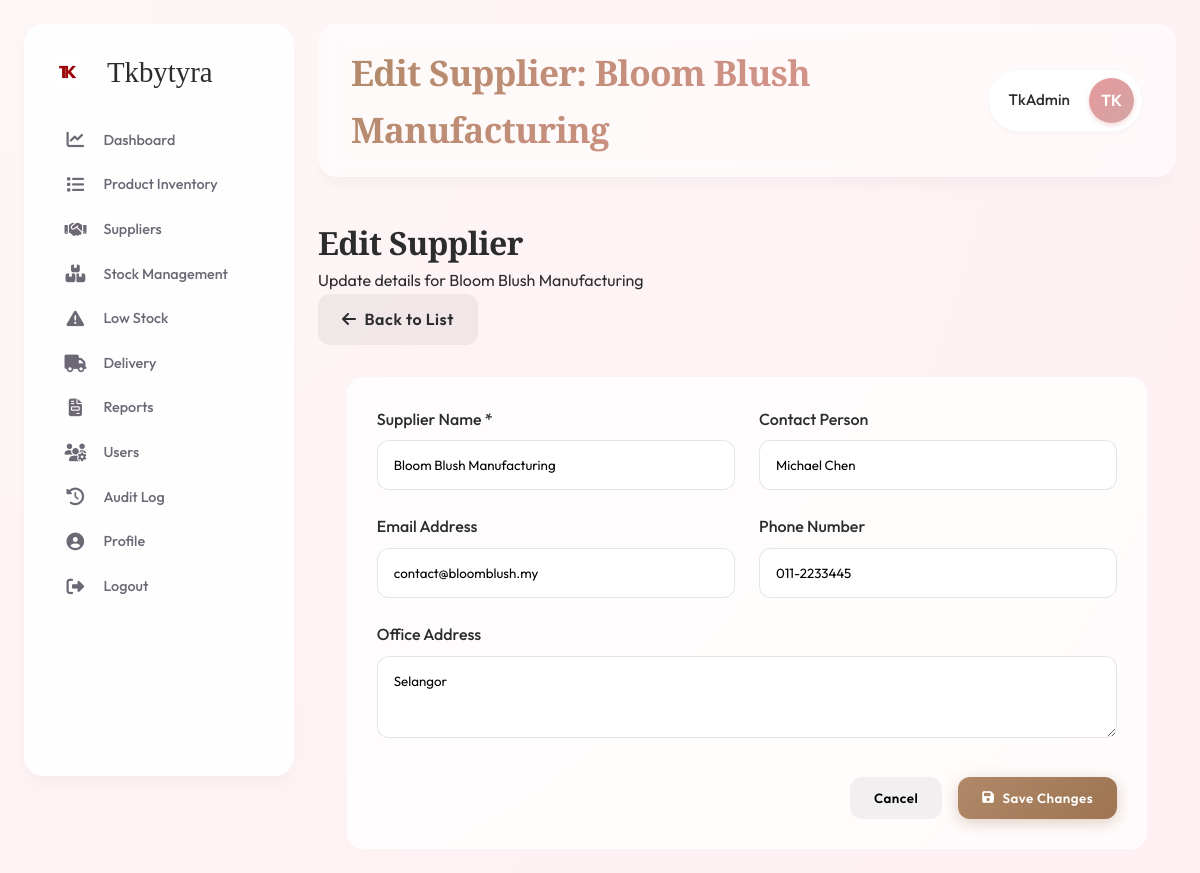
Screenshot of /edit_supplier.php?id=2 (signed in) with the database file from the repository.
### tables this page shows
CREATE TABLE `suppliers` (
  `id` int NOT NULL AUTO_INCREMENT,
  `name` varchar(100) NOT NULL,
  `contact_person` varchar(100) DEFAULT NULL,
  `phone` varchar(20) DEFAULT NULL,
  `email` varchar(100) DEFAULT NULL,
  `address` text,
  `created_at` timestamp NULL DEFAULT CURRENT_TIMESTAMP,
  PRIMARY KEY (`id`)
);

### edit_supplier.php (the view, shortened to what this page needs)
<?php
require_once 'db.php';
$id = isset($_GET['id']) ? (int)$_GET['id'] : 0;
$stmt = $pdo->prepare("SELECT * FROM suppliers WHERE id = ?");
$stmt->execute([$id]);
$supplier = $stmt->fetch();
$page_title = "Edit Supplier: " . $supplier['name'];
include 'includes/header.php';
?>
<div class="animate-fade-in">
    <div class="dashboard-header" style="margin-bottom: 2rem;">
        <div class="header-titles">
            <h1>Edit Supplier</h1>
            <p>Update details for <?php echo htmlspecialchars($supplier['name']); ?></p>
        </div>
        <a href="suppliers.php" class="btn" style="background: rgba(0,0,0,0.05);">
            <i class="fa-solid fa-arrow-left"></i> Back to List
        </a>
    </div>
    <div class="glass-card" style="max-width: 800px; margin: 0 auto;">
        <form method="POST" class="luxury-form">
            <div style="display: grid; grid-template-columns: 1fr 1fr; gap: 1.5rem; margin-bottom: 1.5rem;">
                <div class="form-group">
                    <label style="display: block; margin-bottom: 0.5rem; font-weight: 500;">Supplier Name *</label>
                    <input type="text" name="name" class="form-control" required value="<?php echo htmlspecialchars($supplier['name']); ?>">
                </div>
                <div class="form-group">
                    <label style="display: block; margin-bottom: 0.5rem; font-weight: 500;">Contact Person</label>
                    <input type="text" name="contact_person" class="form-control" value="<?php echo htmlspecialchars($supplier['contact_person'] ?? ''); ?>">
                </div>
            </div>
            <div style="display: grid; grid-template-columns: 1fr 1fr; gap: 1.5rem; margin-bottom: 1.5rem;">
                <div class="form-group">
                    <label style="display: block; margin-bottom: 0.5rem; font-weight: 500;">Email Address</label>
                    <input type="email" name="email" class="form-control" value="<?php echo htmlspecialchars($supplier['email'] ?? ''); ?>">
                </div>
                <div class="form-group">
                    <label style="display: block; margin-bottom: 0.5rem; font-weight: 500;">Phone Number</label>
                    <input type="text" name="phone" class="form-control" value="<?php echo htmlspecialchars($supplier['phone'] ?? ''); ?>">
                </div>
            </div>
            <div class="form-group" style="margin-bottom: 2rem;">
                <label style="display: block; margin-bottom: 0.5rem; font-weight: 500;">Office Address</label>
                <textarea name="address" class="form-control" rows="3"><?php echo htmlspecialchars($supplier['address'] ?? ''); ?></textarea>
            </div>
            <div style="display: flex; justify-content: flex-end; gap: 1rem;">
                <button type="button" onclick="window.location='suppliers.php'" class="btn" style="background: rgba(0,0,0,0.05);">Cancel</button>
                <button type="submit" class="btn btn-primary">
                    <i class="fa-solid fa-save"></i> Save Changes
                </button>
            </div>
        </form>
    </div>
</div>
<?php include 'includes/footer.php'; ?>

### includes/header.php (shortened to what this page needs)
<!DOCTYPE html>
<html lang="en">
<head>
    <link rel="stylesheet" href="css/style.css">
    <link rel="stylesheet" href="https://cdnjs.cloudflare.com/ajax/libs/font-awesome/6.4.0/css/all.min.css">
</head>
<body>
    <div class="app-container">
        <nav class="sidebar">
            <div class="brand">
                <img src="img/tklogo.png" alt="Logo" style="height: 32px; margin-right: 10px;">
                <span>Tkbytyra</span>
            </div>
            <ul class="nav-links">
                <li class="nav-item">
                    <a href="index.php" class="nav-link <?php echo basename($_SERVER['PHP_SELF']) == 'index.php' ? 'active' : ''; ?>">
                        <i class="fa-solid fa-chart-line"></i> Dashboard
                    </a>
                </li>
                <li class="nav-item">
                    <a href="inventory.php" class="nav-link <?php echo (basename($_SERVER['PHP_SELF']) == 'inventory.php') ? 'active' : ''; ?>">
                        <i class="fa-solid fa-list"></i> Product Inventory
                    </a>
                </li>
                <li class="nav-item">
                    <a href="suppliers.php" class="nav-link <?php echo (basename($_SERVER['PHP_SELF']) == 'suppliers.php') ? 'active' : ''; ?>">
                        <i class="fa-solid fa-handshake"></i> Suppliers
                    </a>
                </li>
                <li class="nav-item">
                    <a href="stock_manage.php" class="nav-link <?php echo basename($_SERVER['PHP_SELF']) == 'stock_manage.php' ? 'active' : ''; ?>">
                        <i class="fa-solid fa-boxes-stacked"></i> Stock Management
                    </a>
                </li>
                <li class="nav-item">
                    <a href="low_stock.php" class="nav-link <?php echo basename($_SERVER['PHP_SELF']) == 'low_stock.php' ? 'active' : ''; ?>">
                        <i class="fa-solid fa-triangle-exclamation"></i> Low Stock
                    </a>
                </li>
                <li class="nav-item">
                    <a href="deliveries.php" class="nav-link <?php echo basename($_SERVER['PHP_SELF']) == 'deliveries.php' ? 'active' : ''; ?>">
                        <i class="fa-solid fa-truck"></i> Delivery
                    </a>
                </li>
                <?php if (isset($_SESSION['role']) && ($_SESSION['role'] === 'admin' || $_SESSION['role'] === 'manager')): ?>
                <li class="nav-item">
                    <a href="reports.php" class="nav-link <?php echo basename($_SERVER['PHP_SELF']) == 'reports.php' ? 'active' : ''; ?>">
                        <i class="fa-solid fa-file-invoice"></i> Reports
                    </a>
                </li>
                <?php endif; ?>
                <?php if (isset($_SESSION['role']) && $_SESSION['role'] === 'admin'): ?>
                <li class="nav-item">
                    <a href="users.php" class="nav-link <?php echo basename($_SERVER['PHP_SELF']) == 'users.php' ? 'active' : ''; ?>">
                        <i class="fa-solid fa-users-gear"></i> Users
                    </a>
                </li>
                <li class="nav-item">
                    <a href="audit.php" class="nav-link <?php echo basename($_SERVER['PHP_SELF']) == 'audit.php' ? 'active' : ''; ?>">
                        <i class="fa-solid fa-clock-rotate-left"></i> Audit Log
                    </a>
                </li>
                <?php endif; ?>
                <li class="nav-item">
                    <a href="profile.php" class="nav-link <?php echo basename($_SERVER['PHP_SELF']) == 'profile.php' ? 'active' : ''; ?>">
                        <i class="fa-solid fa-user-circle"></i> Profile
                    </a>
                </li>
                <li class="nav-item">
                    <a href="logout.php" class="nav-link">
                         <i class="fa-solid fa-sign-out-alt"></i> Logout
                    </a>
                </li>
            </ul>
        </nav>
        <main class="main-content">
            <header class="top-bar glass-panel animate-fade-in">
                <h1 class="page-title"><?php echo isset($page_title) ? $page_title : 'Tkbytyra Inventory'; ?></h1>
                <a href="profile.php" class="user-profile">
                    <span><?php echo isset($_SESSION['full_name']) ? htmlspecialchars($_SESSION['full_name']) : (isset($_SESSION['username']) ? htmlspecialchars($_SESSION['username']) : 'User'); ?></span>
                    <div class="user-avatar"><?php echo isset($_SESSION['username']) ? strtoupper(substr($_SESSION['username'], 0, 2)) : 'US'; ?></div>
                </a>
            </header>

### rows the page displays
suppliers: name "Edit Supplier: Bloom Blush Manufacturing", name "Bloom Blush Manufacturing", contact_person "Michael Chen", email "contact@bloomblush.my", phone "011-2233445", address "Selangor"

### other values shown
$_SESSION['full_name'] "TkAdmin"
substr($_SESSION['username'], 0, 2) "TK"
